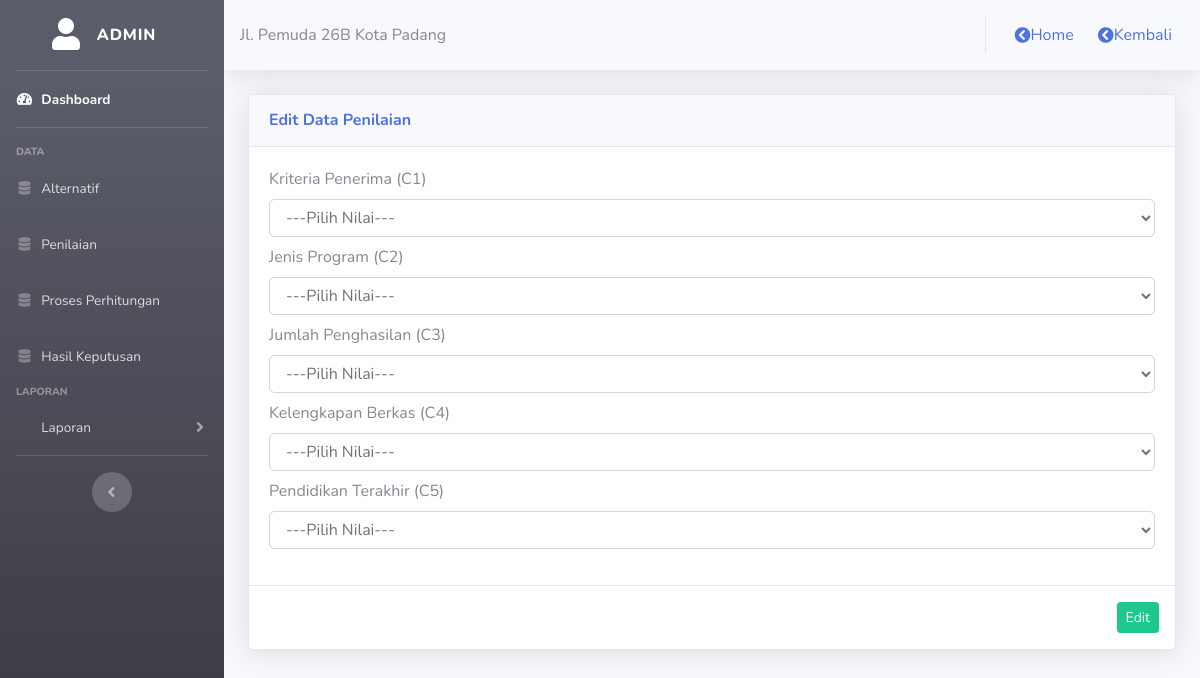
The page /admin/proses/edit_penilaian.php (signed in) on the database its author committed.
### tables this page shows
CREATE TABLE `kriteria` (
  `id_kriteria` int(11) NOT NULL,
  `nama_kriteria` varchar(50) NOT NULL,
  `sifat` enum('Benefit','Cost') NOT NULL,
  `bobot_pref` float NOT NULL
);

### admin/proses/edit_penilaian.php (the view, shortened to what this page needs)
<?php
    include ('style/header.php');
    include ('style/sidebar.php');
	include("../../config/koneksi.php");
	$ids = $_GET['id'];
	$sqlcek = mysqli_query($konek,"SELECT * FROM alternatif WHERE id_alternatif = '$ids'");
	$data = mysqli_fetch_array($sqlcek);
?>
<div class="container-fluid">
	<div class="card shadow mt-3 mb-3">
		<div class="card-header py-3">
			<h6 class="m-0 font-weight-bold text-primary">Edit Data Penilaian <?php echo $data['nama_alternatif']; ?></h6>
		</div>
		<div class="card-body">
		<form action="" method="POST" enctype="multipart/form-data">
			<div class="form-group">
              <?php
				  $c = 1;
				  $x = 1;
				 	$sqlnilai = $konek->query("SELECT * FROM kriteria");
					 while($rownilai = $sqlnilai->fetch_array()){
						 ?>
							<label><?php echo $rownilai['nama_kriteria']; ?> (C<?= $c++; ?>)</label>
								<select name="k<?= $x; ?>" class="form-control mb-2">
								<option value="#">---Pilih Nilai---	</option>
								</select>
						 <?php
						 $x++;
					 }
				  ?>
      		</div>
      	</div>
      	<div class="modal-footer">
      		<button type="submit" name="edit" class="btn btn-success btn-sm" >Edit</button>
      	</div>
	</div>
	</div>
</div>
<?php
    include ('style/footer.php');
?>

### rows shown on the page
kriteria: nama_kriteria "Kriteria Penerima"
kriteria: nama_kriteria "Jenis Program"
kriteria: nama_kriteria "Jumlah Penghasilan"
kriteria: nama_kriteria "Kelengkapan Berkas"
kriteria: nama_kriteria "Pendidikan Terakhir"

### other values the page prints
$_SESSION['username'] "ADMIN"
